Frame 1 (no input): blank canvas, image omitted
Frame 60 (no input): blank canvas, image omitted
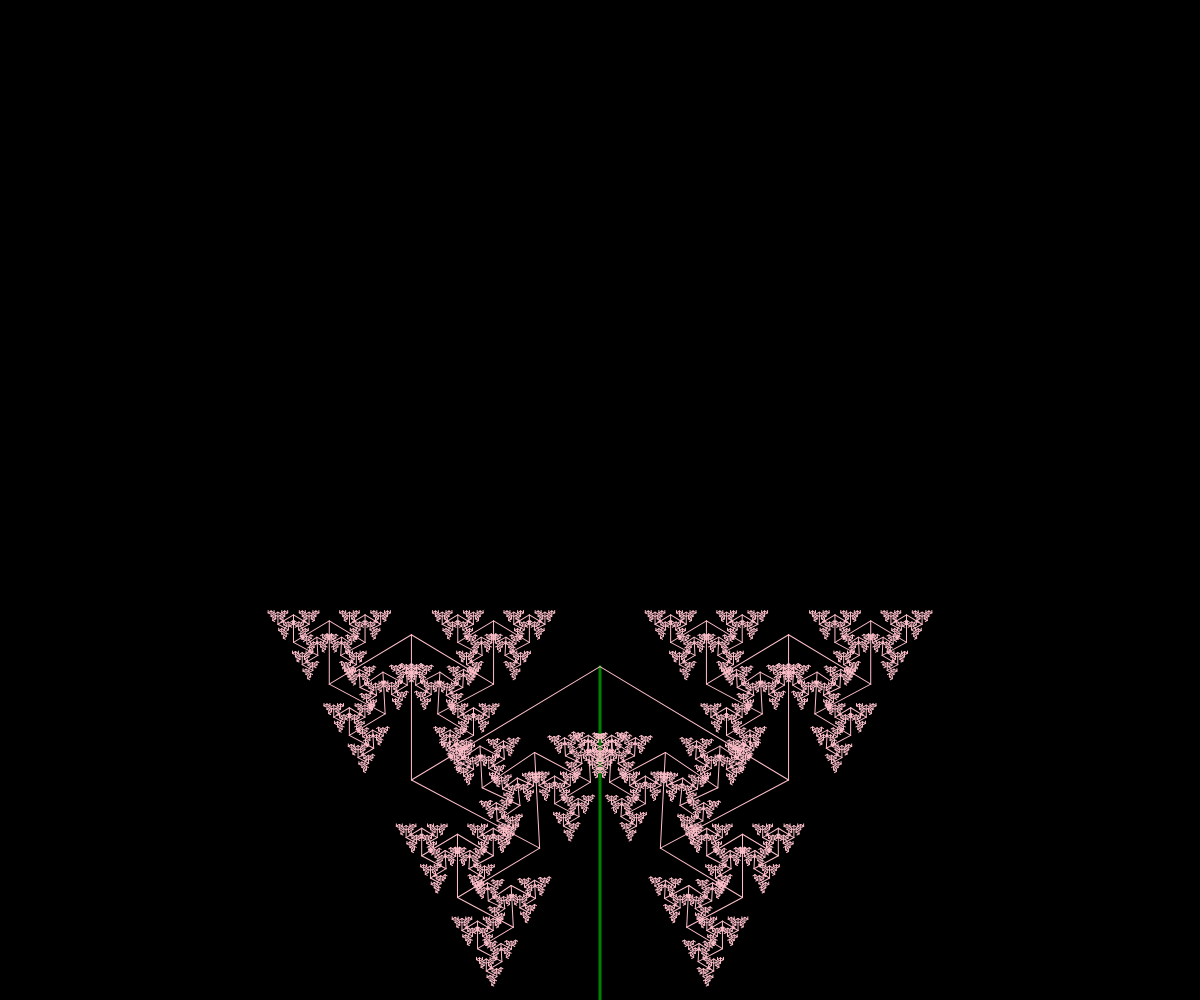
Frame 120 (the mouse pressed at the canvas centre since frame 60)

The p5.js sketch whose frames 1 and 60 were blank and that drew this single picture after the mouse press (run headless with seeded random() and noise() and a simulated clock; from frame 60 on, the mouse is pressed at the canvas centre):

// p5.js sketch
// ── sketch.js
let run = false;
let theta;
let count;

function setup() {
  createCanvas(windowWidth, windowHeight);
  textAlign(CENTER);
  textSize(50);
  background("black");
  fill("palegreen");
  textFont("Courier New");
}

// adapted from https://processing.org/examples/tree.html
// replaced the mouseX with a frame counter
function tree() {
  background(0);
  frameRate(30);
  stroke(255);
  stroke("green");
  // start the "bloom" at the bottom, let it grow to the top
  let a = count++;
  // Convert it to radians
  theta = radians(a);
  // Start the tree from the bottom of the screen
  translate(width / 2, height);
  // Draw a line 120 pixels
  let offset = -height / 3;
  strokeWeight(3);
  line(0, 0, 0, offset);
  // Move to the end of that line
  translate(0, offset);
  // Start the recursive branching!
  strokeWeight(1);
  stroke("pink");
  branch(-offset);
}

function branch(h) {
  // Each branch will be 2/3rds the size of the previous one
  h *= 0.66;

  // All recursive functions must have an exit condition!!!!
  // Here, ours is when the length of the branch is 2 pixels or less
  if (h > 2) {
    push(); // Save the current state of transformation (i.e. where are we now)
    rotate(theta); // Rotate by theta
    line(0, 0, 0, -h); // Draw the branch
    translate(0, -h); // Move to the end of the branch
    branch(h); // Ok, now call myself to draw two new branches!!
    pop(); // Whenever we get back here, we "pop" in order to restore the previous matrix state

    // Repeat the same thing, only branch off to the "left" this time!
    push();
    rotate(-theta);
    line(0, 0, 0, -h);
    translate(0, -h);
    branch(h);
    pop();
  }
}

function draw() {
  if (run) {
    tree();
  } else {
    text("tap to bloom", width / 2, height / 2);
  }
}

function mousePressed() {
  count = 180;
  if (mouseX > 0 && mouseX < width && mouseY > 0 && mouseY < height) {
    run = !fullscreen();
    fullscreen(run);
  }
}
